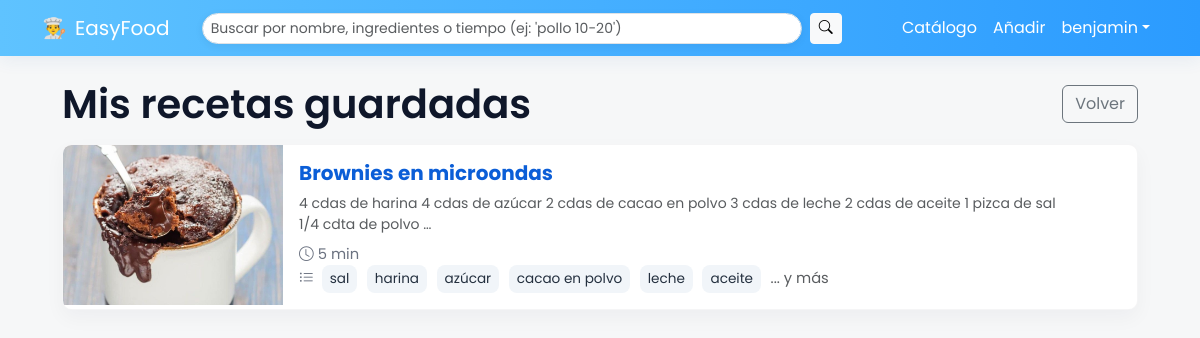
The page /saved/ (signed in) on the database its author committed.
### recipes/models.py (models this page shows, shortened)
class Recipe(models.Model):
    title = models.CharField(max_length=255)
    description = models.TextField(blank=True)
    estimated_time = models.PositiveIntegerField(null=True, blank=True)
    preparation = models.TextField(blank=True)
    author = models.ForeignKey(User, null=True, blank=True, on_delete=models.SET_NULL, related_name='recipes')
    ingredients = models.ManyToManyField(Ingredient, related_name='recipes', blank=True)
    image = models.ImageField(upload_to='recipes/images/', null=True, blank=True)
    created_at = models.DateTimeField(auto_now_add=True)

class Ingredient(models.Model):
    name = models.CharField(max_length=200, unique=True)

### recipes/views.py (the view)
# urls.py: path('saved/', views.saved_recipes_list, name='saved_list'),
@login_required(login_url='recipes:login')
def saved_recipes_list(request):
    qs = Recipe.objects.filter(savers__user=request.user).order_by('-created_at').select_related('author').prefetch_related('ingredients', 'ratings')
    qs = qs.annotate(avg_rating=Avg('ratings__value'))
    for r in qs:
        r.avg_rating = getattr(r, 'avg_rating', None)
        ur = r.ratings.filter(user=request.user).first()
        r.user_rating = ur.value if ur else None
    rating_choices = [1,2,3,4,5]
    return render(request, 'recipes/saved_list.html', {'recipes': qs, 'rating_choices': rating_choices})

### templates/recipes/saved_list.html
{% extends 'recipes/base.html' %}
{% block content %}
  <div class="d-flex justify-content-between align-items-center mb-3">
    <h1 class="mb-0">Mis recetas guardadas</h1>
    <a href="/" class="btn btn-outline-secondary">Volver</a>
  </div>
  <div class="row gy-3">
    {% for r in recipes %}
      <div class="col-12">
        <div class="card list-card">
          <div class="row g-0">
            {% if r.image %}
            <div class="col-md-3 img-col">
              <img src="{{ r.image.url }}" class="" alt="{{ r.title }}">
            </div>
            <div class="col-md-9 content-col">
            {% else %}
            <div class="col-12 content-col">
            {% endif %}
              <div class="card-body">
                <div>
                  <h5 class="card-title"><a href="{% url 'recipes:detail' r.pk %}" class="stretched-link text-decoration-none">{{ r.title }}</a></h5>
                  <p class="card-text text-muted small mb-2">{{ r.description|striptags|truncatewords:30|linebreaksbr }}</p>
                </div>
                <div>
                  <p class="card-text small-muted mb-0"><i class="bi bi-clock me-1"></i>{% if r.estimated_time %}{{ r.estimated_time }} min{% else %}-{% endif %}</p>
                  <p class="card-text small-muted mb-0"><i class="bi bi-list-ul me-1"></i>
                    {% for i in r.ingredients.all|slice:":6" %}
                      <span class="ingredient-badge">{{ i.name }}</span>
                    {% empty %}
                      -
                    {% endfor %}
                    {% if r.ingredients.count > 6 %} <span class="text-muted">... y más</span>{% endif %}
                  </p>
                </div>
              </div>
            </div>
          </div>
        </div>
      </div>
    {% empty %}
      <div class="col-12">
        <div class="alert alert-info">No tienes recetas guardadas.</div>
      </div>
    {% endfor %}
  </div>
{% endblock %}

### templates/recipes/base.html (shortened to what this page needs)
<!doctype html>
<html lang="es">
  <head>
  <link href="https://cdn.jsdelivr.net/npm/bootstrap@5.3.0/dist/css/bootstrap.min.css" rel="stylesheet">
    <link href="https://cdn.jsdelivr.net/npm/bootstrap-icons@1.10.5/font/bootstrap-icons.css" rel="stylesheet">
    {% load static %}
    <link rel="stylesheet" href="{% static 'style/site.css' %}">
  </head>
  <body>
    <nav class="navbar navbar-expand-lg navbar-custom">
      <div class="container">
        <a class="navbar-brand d-flex align-items-center" href="{% url 'recipes:home' %}">
          <span class="brand-emoji">👨‍🍳</span>
          <span>EasyFood</span>
        </a>
        <form method="get" action="{% url 'recipes:list' %}" class="d-none d-md-flex nav-search mx-3" role="search">
          <input name="q" class="form-control form-control-sm me-2" type="search" placeholder="Buscar por nombre, ingredientes o tiempo (ej: 'pollo 10-20')" aria-label="Buscar" value="{{ q|default_if_none:'' }}">
          <button class="btn btn-light btn-search btn-sm" type="submit"><i class="bi bi-search"></i></button>
        </form>
        <div class="collapse navbar-collapse" id="navbarSupportedContent">
          <ul class="navbar-nav ms-auto mb-2 mb-lg-0 align-items-lg-center">
            <li class="nav-item"><a class="nav-link" href="{% url 'recipes:list' %}">Catálogo</a></li>
            <li class="nav-item"><a class="nav-link" href="/recipe/add/">Añadir</a></li>
            {% if user.is_authenticated %}
              <li class="nav-item dropdown">
                <a class="nav-link dropdown-toggle" href="#" id="userMenu" role="button" data-bs-toggle="dropdown" aria-expanded="false">{{ user.username }}</a>
              </li>
            {% else %}
              <li class="nav-item"><a class="nav-link" href="{% url 'recipes:login' %}">Iniciar sesión</a></li>
              <li class="nav-item"><a class="nav-link" href="{% url 'recipes:register' %}">Registrarse</a></li>
            {% endif %}
          </ul>
        </div>
      </div>
    </nav>
    <main class="container mt-4">
      {% block content %}{% endblock %}
    </main>
  </body>
</html>

### static/style/site.css (style rules this page uses)
:root { --brand-bg: #5fc3ff; --brand-bg-2: #2b9bff; --brand-contrast: #ffffff; --muted-card: #f8f9fa; }
.navbar-brand, .nav-link { color: var(--brand-contrast) !important; }
.navbar-custom { background: linear-gradient(90deg,var(--brand-bg), var(--brand-bg-2)); box-shadow: 0 4px 18px rgba(43,99,160,0.08); }
body { background: #f6f7f8; color: #0f172a; font-family: 'Poppins', system-ui, -apple-system, 'Segoe UI', Roboto, 'Helvetica Neue', Arial; }
h1,h2,h3,h4,h5,h6 { font-family: 'Poppins', system-ui, -apple-system, 'Segoe UI', Roboto, 'Helvetica Neue', Arial; font-weight:600; }
main.container { max-width: 1100px; padding-bottom: 3.5rem; }
.brand-emoji { margin-right: 8px; }
.nav-search { max-width: 640px; width: 100%; }
.nav-search .form-control { border-radius: 999px; box-shadow: 0 2px 8px rgba(16,24,40,0.06); }
.ingredient-badge { background: #f1f5f9; color: #24303f; border-radius: .5rem; padding: .25rem .5rem; margin-right: .35rem; font-size: .85rem; display:inline-block; }
.list-card { border-radius: .6rem; overflow: hidden; border: 1px solid rgba(15,23,42,0.04); background: #fff; box-shadow: 0 8px 20px rgba(16,24,40,0.04); }
.list-card .row { align-items: stretch; }
.list-card .img-col { padding: 0; flex: 0 0 220px; max-width: 220px; }
.list-card .img-col img { width:100%; height:160px; object-fit:cover; display:block; }
.list-card .content-col { display:flex; flex-direction:column; }
.list-card .card-body { display:flex; flex-direction:column; justify-content:space-between; height:100%; }
.list-card .card-title a { color: #0b5ed7; font-weight:700; }
.list-card .card-text.small-muted { color:#6b7280; font-size:.92rem; }

### rows shown on the page
Recipe: image (picture), title "Brownies en microondas", description "4 cdas de harina 4 cdas de azúcar 2 cdas de cacao en polvo 3 cdas de leche 2 cdas de aceite 1 pizca de sal 1/4 cdta de polvo …", estimated_time "5", shows "... y más"
Ingredient: name "sal"
Ingredient: name "harina"
Ingredient: name "azúcar"
Ingredient: name "cacao en polvo"
Ingredient: name "leche"
Ingredient: name "aceite"

### other values the page prints
{{ user.username }} "benjamin"
